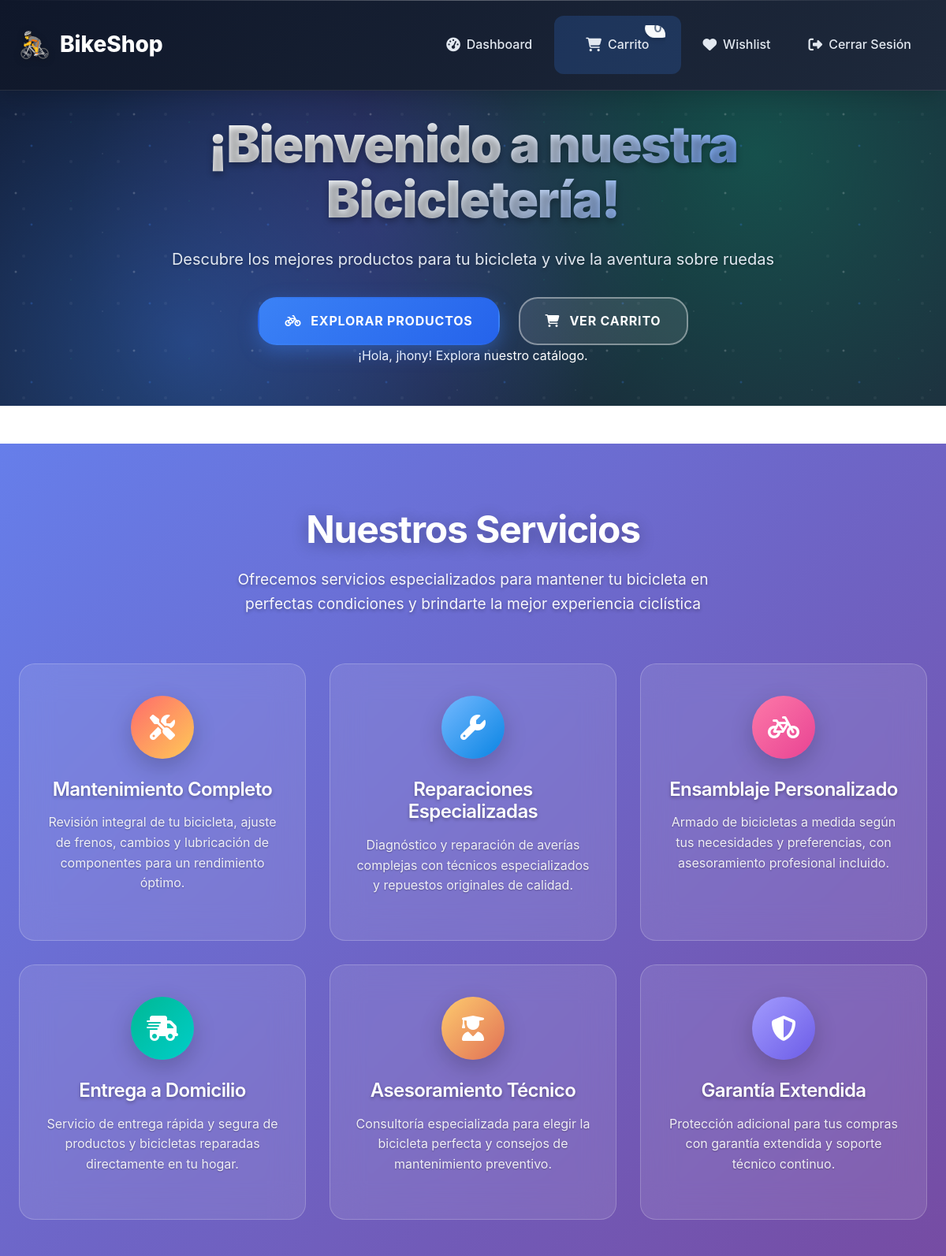
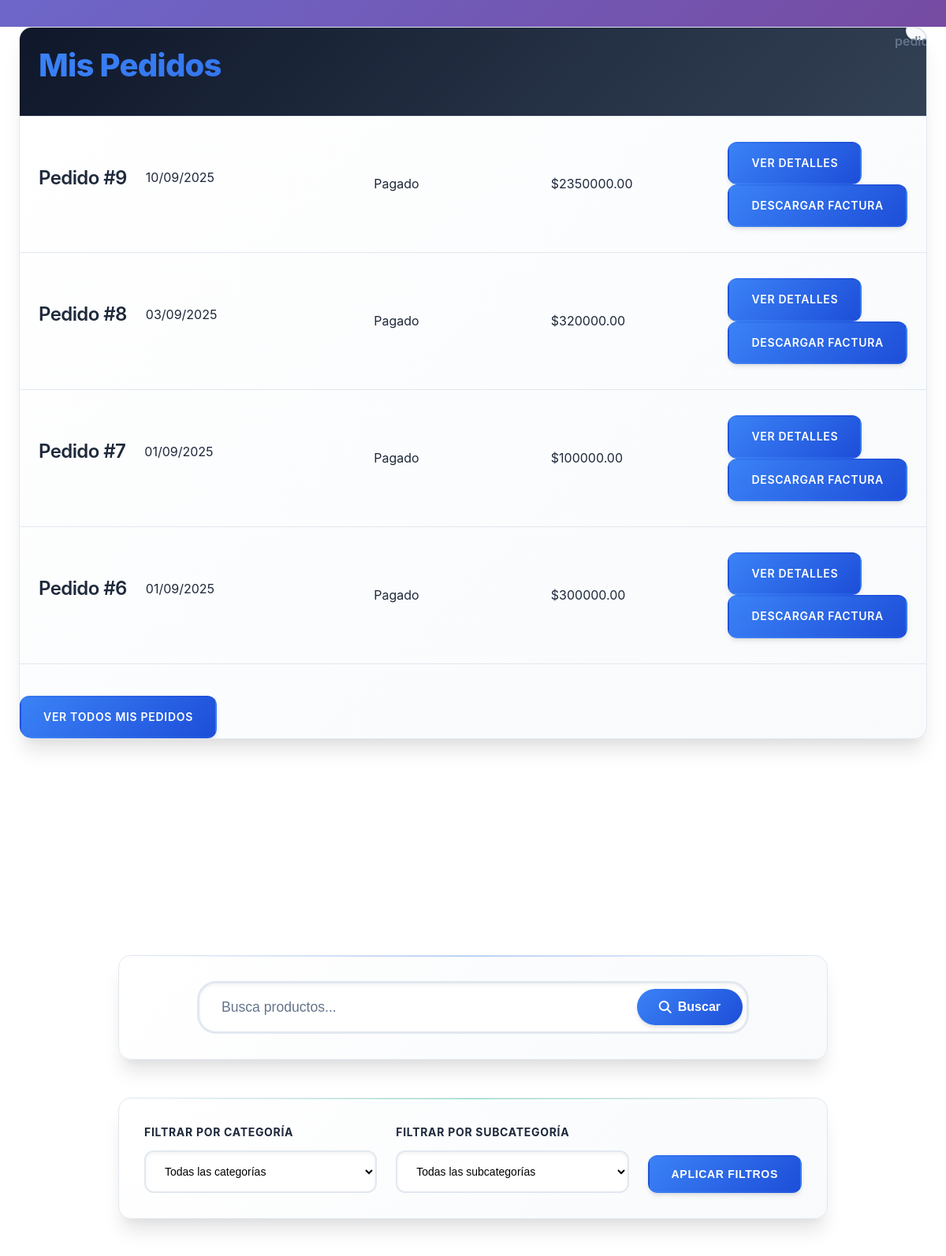
The page /dashboard/client_dashboard (signed in, upper part) on the database its author committed (2 pictures, top to bottom).
### models/user.py (models this page shows, shortened)
class User(db.Model, UserMixin):
    __tablename__ = 'usuarios'
    id = db.Column(db.Integer, primary_key=True)
    nombre_usuario = db.Column(db.String(50), unique=True, nullable=False)
    contrasena = db.Column(db.String(128), nullable=False)
    correo = db.Column(db.String(120), unique=True, nullable=False)
    telefono = db.Column(db.String(20))
    apellido = db.Column(db.String(50))
    rol = db.Column(db.String(20), nullable=False, default='cliente')

### models/pedido.py (models this page shows)
class Pedido(db.Model):
    __tablename__ = 'pedidos'
    id = db.Column(db.Integer, primary_key=True)
    usuario_id = db.Column(db.Integer, db.ForeignKey('usuarios.id'))
    direccion_id = db.Column(db.Integer, db.ForeignKey('direcciones.id'))
    monto_total = db.Column(db.Numeric(10, 2), nullable=False)
    metodo_pago = db.Column(db.String(20), nullable=False)
    estado = db.Column(db.String(20), default='pendiente')
    fecha_creacion = db.Column(db.DateTime, default=db.func.current_timestamp())
    usuario = db.relationship('User', backref='pedidos')
    detalles = db.relationship('DetallePedido', back_populates='pedido', lazy=True)
    direccion = db.relationship('Direccion', backref='pedidos')

### routes/dashboard.py (the view)
@dashboard_bp.route('/client_dashboard', methods=['GET', 'POST'])
@login_required
def client_dashboard():
    if current_user.rol not in ['cliente', 'vendedor']:
        flash('Acceso denegado', 'danger')
        return redirect(url_for('auth.login'))
    pedidos = Pedido.query.filter_by(usuario_id=current_user.id).order_by(Pedido.fecha_creacion.desc()).all()
    categories = Categoria.query.all()
    subcategories = Subcategoria.query.all()
    search_query = request.form.get('search', '').strip() if request.method == 'POST' else request.args.get('search', '').strip()
    selected_category_id = request.form.get('category_id') if request.method == 'POST' else request.args.get('category_id', '')
    selected_subcategory_id = request.form.get('subcategory_id') if request.method == 'POST' else request.args.get('subcategory_id', '')
    products = []
    favorites = set()  # Set de IDs de productos en wishlist
    if current_user.rol == 'cliente':
        query = Product.query
        if search_query:
            query = query.filter(or_(
                Product.nombre.ilike(f'%{search_query}%'),
                Product.descripcion.ilike(f'%{search_query}%')
            ))
        if selected_subcategory_id and selected_subcategory_id != "":
            query = query.filter_by(subcategoria_id=selected_subcategory_id)
        elif selected_category_id and selected_category_id != "":
            query = query.join(Product.subcategoria).join(Subcategoria.categoria).filter(Categoria.id == selected_category_id)
        products = query.all()
        wishlist_items = Wishlist.query.filter_by(user_id=current_user.id).all()
        favorites = {item.product_id for item in wishlist_items}
    return render_template('usuarios_dashboard.html', pedidos=pedidos, products=products, rol=current_user.rol,
                           categories=categories, subcategories=subcategories,
                           selected_category_id=selected_category_id, selected_subcategory_id=selected_subcategory_id,
                           favorites=favorites)

### app.py (called while the page is built)
@login_manager.user_loader
def load_user(user_id):
    return db.session.get(User, int(user_id))

### templates/usuarios_dashboard.html (shortened to what this page needs)
{% extends 'base.html' %}
{% block content %}
{% if rol == 'cliente' %}
    <div class="hero">
        <div class="hero-background"></div>
        <div class="hero-content">
            <h1 class="hero-title">¡Bienvenido a nuestra Bicicletería!</h1>
            <p class="hero-subtitle">Descubre los mejores productos para tu bicicleta y vive la aventura sobre ruedas</p>
            <div class="hero-buttons">
                <a href="#products" class="hero-btn hero-btn-primary"><i class="fas fa-bicycle"></i> Explorar Productos</a>
                <a href="{{ url_for('cart.cart') }}" class="hero-btn hero-btn-outline"><i class="fas fa-shopping-cart"></i> Ver Carrito</a>
            </div>
            <p>¡Hola, {{ current_user.nombre_usuario }}! Explora nuestro catálogo.</p>
        </div>
    </div>
    <section class="services-section">
        <div class="container services-container">
            <div class="services-header">
                <h2 class="services-title">Nuestros Servicios</h2>
                <p class="services-subtitle">Ofrecemos servicios especializados para mantener tu bicicleta en perfectas condiciones y brindarte la mejor experiencia ciclística</p>
            </div>
            <div class="services-grid">
                <div class="service-card">
                    <div class="service-icon">
                        <i class="fas fa-tools"></i>
                    </div>
                    <h3 class="service-title">Mantenimiento Completo</h3>
                    <p class="service-description">Revisión integral de tu bicicleta, ajuste de frenos, cambios y lubricación de componentes para un rendimiento óptimo.</p>
                </div>
                <div class="service-card">
                    <div class="service-icon">
                        <i class="fas fa-wrench"></i>
                    </div>
                    <h3 class="service-title">Reparaciones Especializadas</h3>
                    <p class="service-description">Diagnóstico y reparación de averías complejas con técnicos especializados y repuestos originales de calidad.</p>
                </div>
                <div class="service-card">
                    <div class="service-icon">
                        <i class="fas fa-bicycle"></i>
                    </div>
                    <h3 class="service-title">Ensamblaje Personalizado</h3>
                    <p class="service-description">Armado de bicicletas a medida según tus necesidades y preferencias, con asesoramiento profesional incluido.</p>
                </div>
                <div class="service-card">
                    <div class="service-icon">
                        <i class="fas fa-shipping-fast"></i>
                    </div>
                    <h3 class="service-title">Entrega a Domicilio</h3>
                    <p class="service-description">Servicio de entrega rápida y segura de productos y bicicletas reparadas directamente en tu hogar.</p>
                </div>
                <div class="service-card">
                    <div class="service-icon">
                        <i class="fas fa-user-graduate"></i>
                    </div>
                    <h3 class="service-title">Asesoramiento Técnico</h3>
                    <p class="service-description">Consultoría especializada para elegir la bicicleta perfecta y consejos de mantenimiento preventivo.</p>
                </div>
                <div class="service-card">
                    <div class="service-icon">
                        <i class="fas fa-shield-alt"></i>
                    </div>
                    <h3 class="service-title">Garantía Extendida</h3>
                    <p class="service-description">Protección adicional para tus compras con garantía extendida y soporte técnico continuo.</p>
                </div>
            </div>
        </div>
    </section>
    <div class="container">
        <div class="cart-table">
            <div class="cart-table-header">
                <h2 class="cart-title">Mis Pedidos</h2>
                {% if pedidos %}
                    <p class="cart-count">{{ pedidos|length }} pedidos</p>
                {% endif %}
            </div>
            {% if pedidos %}
                {% for pedido in pedidos[:4] %}
                    <div class="cart-item">
                        <div class="cart-item-row">
                            <div class="cart-item-product">
                                <h4>Pedido #{{ pedido.id }}</h4>
                                <p>{{ pedido.fecha_creacion.strftime('%d/%m/%Y') if pedido.fecha_creacion else 'Fecha no disponible' }}</p>
                            </div>
                            <div>{{ pedido.estado|title }}</div>
                            <div>${{ "%.2f"|format(pedido.monto_total) }}</div>
                            <div>
                                <a href="{{ url_for('dashboard.pedido_detalle', pedido_id=pedido.id) }}" class="btn btn-primary">Ver detalles</a>
                                {% if pedido.estado == 'pagado' %}
                                    <a href="{{ url_for('cart.descargar_factura', pedido_id=pedido.id) }}" class="btn btn-primary">Descargar Factura</a>
                                {% endif %}
                            </div>
                        </div>
                    </div>
                {% endfor %}
                {% if pedidos|length > 4 %}
                    <div class="cart-actions">
                        <a href="{{ url_for('dashboard.mis_pedidos') }}" class="btn btn-primary">Ver todos mis pedidos</a>
                    </div>
                {% endif %}
            {% endif %}
        </div>
        <div class="products-section" id="products">
            <div class="section-header">
                <h2 class="section-title">Catálogo de Productos</h2>
                <p class="section-subtitle">Encuentra todo lo que necesitas para tu bicicleta</p>
            </div>
            <div class="search-container">
                <form class="search-form" method="GET" action="{{ url_for('dashboard.client_dashboard') }}">
                    <div class="search-input-group">
                        <input type="text" name="search" class="search-input" placeholder="Busca productos..." value="{{ request.args.get('search', '') }}">
                        <button type="submit" class="search-btn"><i class="fas fa-search"></i> Buscar</button>
                    </div>
                </form>
            </div>
            <div class="filters-container">
                <form method="POST" action="{{ url_for('dashboard.client_dashboard') }}">
                    <div class="filters-row">
                        <div class="filter-group">
                            <label class="filter-label">Filtrar por Categoría</label>
                            <select name="category_id" class="filter-select" onchange="updateSubcategories(this)">
                                <option value="">Todas las categorías</option>
                            </select>
                        </div>
                        <div class="filter-group">
                            <label class="filter-label">Filtrar por Subcategoría</label>
                            <select name="subcategory_id" class="filter-select">
                                <option value="">Todas las subcategorías</option>
                            </select>
                        </div>
                        <button type="submit" class="btn btn-primary">Aplicar Filtros</button>
                    </div>
                </form>
            </div>
        </div>
    </div>
{% endif %}
{% endblock %}

### static/css/main.css (style rules this page uses)
:root { --primary-color: #3b82f6; --primary-hover: #2563eb; --primary-light: #dbeafe; --secondary-color: #64748b; --secondary-hover: #475569; --success-color: #10b981; --success-light: #d1fae5; --danger-color: #ef4444; --danger-light: #fee2e2; --warning-color: #f59e0b; --warning-light: #fef3c7; --dark-color: #0f172a; --light-color: #f8fafc; --background-color: #ffffff; --surface-color: #f1f5f9; --border-color: #e2e8f0; --border-hover: #cbd5e1; --text-color: #1e293b; --text-muted: #64748b; --text-light: #94a3b8; --shadow-sm: 0 1px 2px 0 rgba(0, 0, 0, 0.05); --shadow: 0 4px 6px -1px rgba(0, 0, 0, 0.1), 0 2px 4px -1px rgba(0, 0, 0, 0.06); --shadow-md: 0 10px 15px -3px rgba(0, 0, 0, 0.1), 0 4px 6px -2px rgba(0, 0, 0, 0.05); --shadow-lg: 0 20px 25px -5px rgba(0, 0, 0, 0.1), 0 10px 10px -5px rgba(0, 0, 0, 0.04); --shadow-xl: 0 25px 50px -12px rgba(0, 0, 0, 0.25); --border-radius: 12px; --border-radius-sm: 8px; --border-radius-lg: 16px; --border-radius-xl: 24px; --transition: all 0.3s cubic-bezier(0.4, 0, 0.2, 1); --transition-fast: all 0.15s cubic-bezier(0.4, 0, 0.2, 1); --gradient-primary: linear-gradient(135deg, #3b82f6 0%, #1d4ed8 100%); --gradient-secondary: linear-gradient(135deg, #64748b 0%, #475569 100%); --gradient-surface: linear-gradient(135deg, #ffffff 0%, #f8fafc 100%); --gradient-dark: linear-gradient(135deg, #0f172a 0%, #1e293b 100%); }
* { margin: 0; padding: 0; box-sizing: border-box; }
*::before, *::after { box-sizing: border-box; }
body { font-family: "Inter", -apple-system, BlinkMacSystemFont, "Segoe UI", Roboto, "Helvetica Neue", Arial, sans-serif; line-height: 1.6; color: var(--text-color); background: var(--background-color); font-feature-settings: "kern" 1, "liga" 1; -webkit-font-smoothing: antialiased; -moz-osx-font-smoothing: grayscale; scroll-behavior: smooth; }
.container { max-width: 1200px; margin: 0 auto; padding: 0 24px; }
h1, h2, h3, h4, h5, h6 { font-weight: 700; line-height: 1.2; margin-bottom: 1rem; color: var(--text-color); letter-spacing: -0.025em; }
h1 { font-size: 3rem; font-weight: 800; background: var(--gradient-primary); -webkit-background-clip: text; -webkit-text-fill-color: transparent; background-clip: text; }
h2 { font-size: 2.25rem; font-weight: 700; }
h3 { font-size: 1.875rem; font-weight: 600; }
h4 { font-size: 1.5rem; font-weight: 600; }
p { margin-bottom: 1rem; line-height: 1.7; }
a { color: var(--primary-color); text-decoration: none; transition: var(--transition); position: relative; }
.btn { display: inline-flex; align-items: center; justify-content: center; padding: 0.875rem 1.75rem; font-size: 0.875rem; font-weight: 600; border-radius: var(--border-radius); border: none; cursor: pointer; transition: var(--transition); text-decoration: none; gap: 0.5rem; position: relative; overflow: hidden; white-space: nowrap; user-select: none; transform: translateY(0); }
.btn::before { content: ""; position: absolute; top: 0; left: -100%; width: 100%; height: 100%; background: linear-gradient(90deg, transparent, rgba(255, 255, 255, 0.2), transparent); transition: left 0.5s; }
.btn-primary { background: var(--gradient-primary); color: white; box-shadow: var(--shadow); }

### static/css/header.css (style rules this page uses)
.cart-count { position: absolute; top: -8px; right: -8px; background: linear-gradient(135deg, var(--danger-color) 0%, #dc2626 100%); color: white; border-radius: 50%; width: 24px; height: 24px; display: flex; align-items: center; justify-content: center; font-size: 0.75rem; font-weight: 700; box-shadow: var(--shadow); animation: pulse 2s infinite; border: 2px solid white; }

### static/css/styles.css (style rules this page uses)
.btn-primary { background: var(--gradient-primary); border: 2px solid transparent; color: white; font-weight: 600; text-transform: uppercase; letter-spacing: 0.05em; box-shadow: var(--shadow); position: relative; overflow: hidden; }
.btn-primary::before { content: ""; position: absolute; top: 0; left: -100%; width: 100%; height: 100%; background: linear-gradient(90deg, transparent, rgba(255, 255, 255, 0.3), transparent); transition: left 0.5s; }

### rows shown on the page
User: nombre_usuario "jhony"
Pedido: id "9", fecha_creacion "10/09/2025", estado "Pagado", monto_total "2350000.00"
Pedido: id "8", fecha_creacion "03/09/2025", estado "Pagado", monto_total "320000.00"
Pedido: id "7", fecha_creacion "01/09/2025", estado "Pagado", monto_total "100000.00"
Pedido: id "6", fecha_creacion "01/09/2025", estado "Pagado", monto_total "300000.00"
